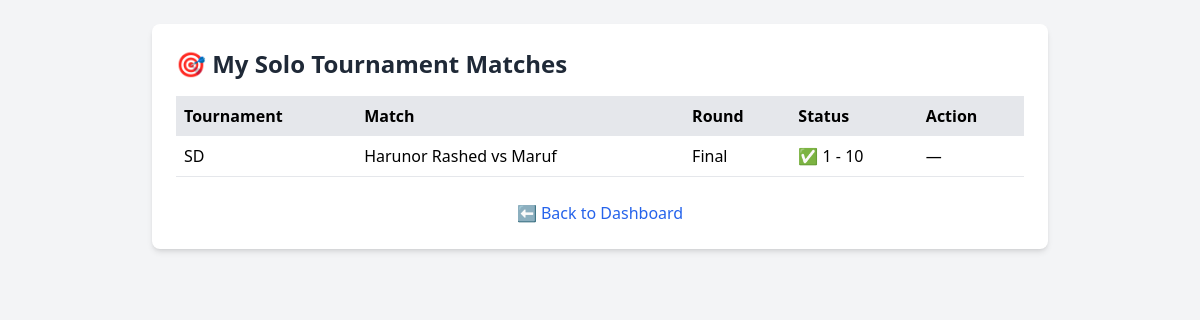
/player/my_tournament_matches.php?tournament_id=5 (signed in), run on the app's committed database.
### tables this page shows
CREATE TABLE `tournament_matches` (
  `id` int(11) NOT NULL,
  `tournament_id` int(11) DEFAULT NULL,
  `round` varchar(50) DEFAULT NULL,
  `player1_id` int(11) DEFAULT NULL,
  `player2_id` int(11) DEFAULT NULL,
  `player1_score` int(11) DEFAULT NULL,
  `player2_score` int(11) DEFAULT NULL,
  `match_date` date DEFAULT NULL,
  `winner_id` int(11) DEFAULT NULL
);

CREATE TABLE `tournaments` (
  `id` int(11) NOT NULL,
  `name` varchar(255) NOT NULL,
  `start_date` date DEFAULT NULL,
  `end_date` date DEFAULT NULL,
  `status` enum('registration','ongoing','completed') DEFAULT 'registration',
  `created_at` timestamp NULL DEFAULT current_timestamp(),
  `description` text DEFAULT NULL
);

CREATE TABLE `users` (
  `id` int(11) NOT NULL,
  `username` varchar(50) NOT NULL,
  `email` varchar(100) NOT NULL,
  `password` varchar(255) NOT NULL,
  `created_at` timestamp NULL DEFAULT current_timestamp(),
  `matches_played` int(11) DEFAULT 0,
  `wins` int(11) DEFAULT 0,
  `losses` int(11) DEFAULT 0,
  `draws` int(11) DEFAULT 0,
  `goals_scored` int(11) DEFAULT 0,
  `goals_conceded` int(11) DEFAULT 0
);

### player/my_tournament_matches.php (the view, shortened to what this page needs)
<?php
require_once '../config/db.php';
$userId = $_SESSION['user_id'];
$tournamentId = $_GET['tournament_id'];
$stmt = $pdo->prepare("
    SELECT m.*, t.name AS tournament_name, u1.username AS p1_name, u2.username AS p2_name
    FROM tournament_matches m
    JOIN tournaments t ON m.tournament_id = t.id
    JOIN users u1 ON m.player1_id = u1.id
    JOIN users u2 ON m.player2_id = u2.id
    WHERE (m.player1_id = ? OR m.player2_id = ?)
      AND m.tournament_id = ?
    ORDER BY m.round ASC
");
$stmt->execute([$userId, $userId, $tournamentId]);
$matches = $stmt->fetchAll();
?>
<!DOCTYPE html>
<html>
<head>
    <script src="https://cdn.tailwindcss.com"></script>
</head>
<body class="bg-gray-100 py-6 px-4">
    <div class="max-w-4xl mx-auto bg-white p-6 rounded-lg shadow-md">
        <h2 class="text-2xl font-bold text-gray-800 mb-4">🎯 My Solo Tournament Matches</h2>
        <?php if (count($matches) > 0): ?>
            <table class="w-full border-collapse">
                <thead>
                    <tr class="bg-gray-200">
                        <th class="p-2 text-left">Tournament</th>
                        <th class="p-2 text-left">Match</th>
                        <th class="p-2 text-left">Round</th>
                        <th class="p-2 text-left">Status</th>
                        <th class="p-2 text-left">Action</th>
                    </tr>
                </thead>
                <tbody>
                    <?php foreach ($matches as $match): ?>
                        <tr class="border-b">
                            <td class="p-2"><?php echo htmlspecialchars($match['tournament_name']); ?></td>
                            <td class="p-2"><?php echo htmlspecialchars($match['p1_name']) . " vs " . htmlspecialchars($match['p2_name']); ?></td>
                            <td class="p-2"><?php echo ucfirst($match['round']); ?></td>
                            <td class="p-2">
                                <?php if (is_null($match['player1_score']) && is_null($match['player2_score'])): ?>
                                    ❌ Not Played
                                <?php else: ?>
                                    ✅ <?php echo $match['player1_score'] . " - " . $match['player2_score']; ?>
                                <?php endif; ?>
                            </td>
                            <td class="p-2">
                                <?php if (is_null($match['player1_score']) && is_null($match['player2_score'])): ?>
                                    <a href="update_tournament_match.php?match_id=<?php echo $match['id']; ?>" class="text-green-600 hover:underline text-sm">
                                        ⚔️ Update Score
                                    </a>
                                <?php else: ?>
                                    —
                                <?php endif; ?>
                            </td>
                        </tr>
                    <?php endforeach; ?>
                </tbody>
            </table>
        <?php else: ?>
            <p class="text-gray-500">You have no tournament matches yet.</p>
        <?php endif; ?>
        <div class="mt-6 text-center">
            <a href="dashboard.php" class="text-blue-600 hover:underline">⬅️ Back to Dashboard</a>
        </div>
    </div>
</body>
</html>

### data on the page
tournament_matches: tournament.name "SD", player1.username "Harunor Rashed", player2.username "Maruf", round "Final", player1_score "1", player2_score "10"
